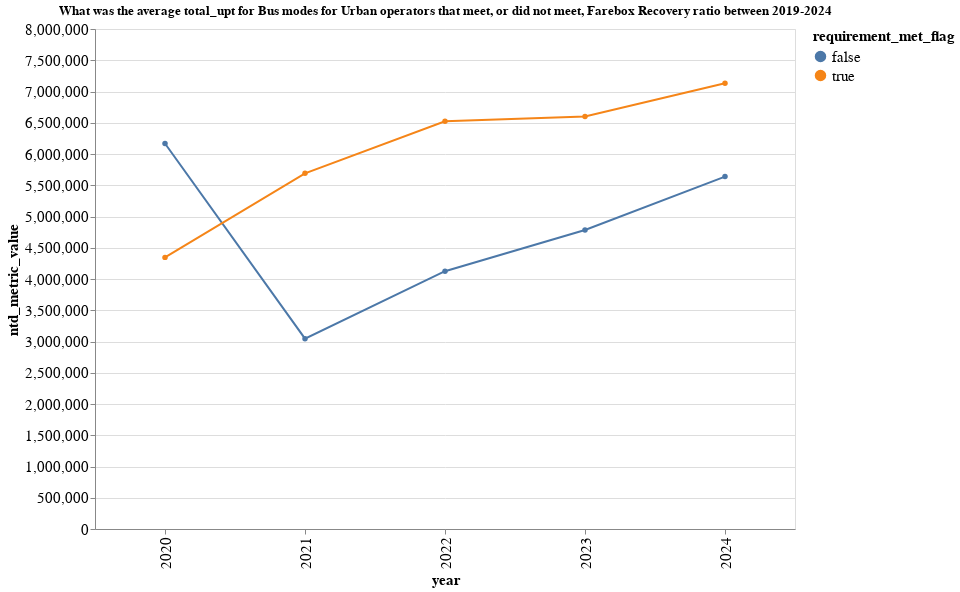
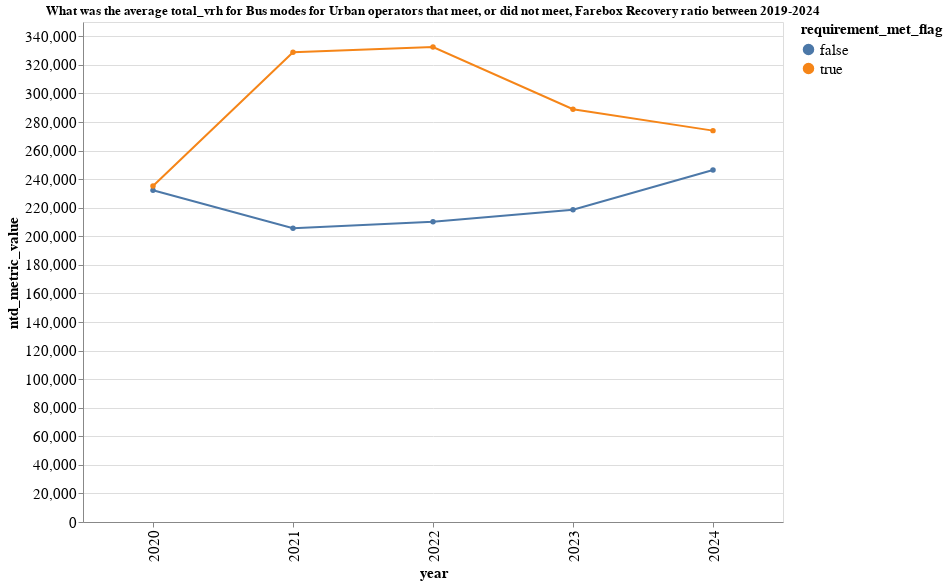
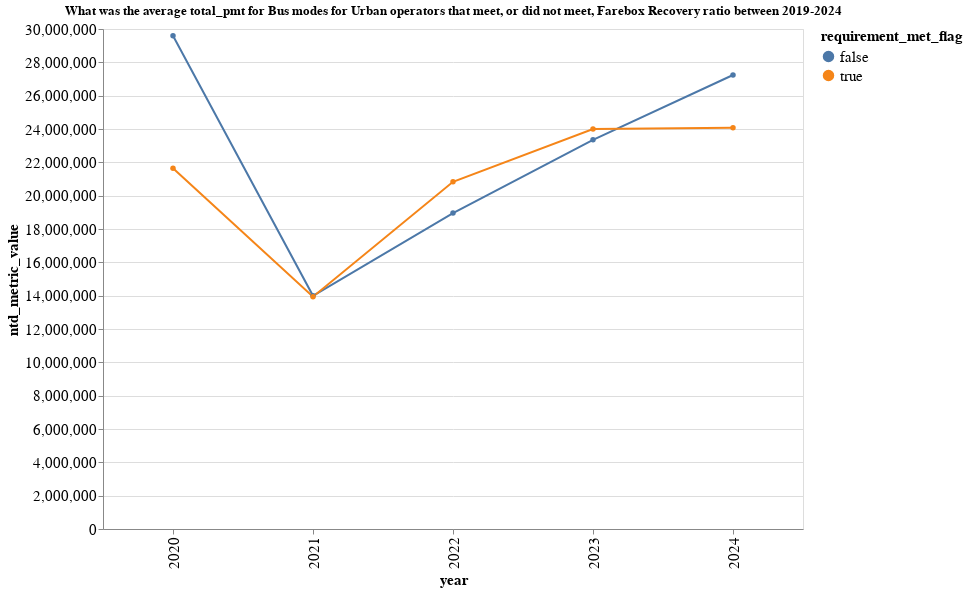

Write notebook code for charts like these, in order.
### Code cell
for metric in value_cols:
    melt_farebox_urban_agg = melt_farebox[
        (melt_farebox["area_type"]=="Urban")
        & (melt_farebox["mode"].isin(modes))
        & (melt_farebox["year"].isin(years))
        & (melt_farebox["type_of_service"].isin(tos))
        & (melt_farebox["ntd_metric"]== metric)
                ].groupby(["area_type","year","requirement_met_flag","ntd_metric"]).agg({"ntd_metric_value":"mean"}).reset_index()
    make_chart(
        data = melt_farebox_urban_agg,
        y_col = "ntd_metric_value",
        x_col = "year:N",
        title = f"""What was the average {metric} for Bus modes for Urban operators that meet, or did not meet, Farebox Recovery ratio between 2019-2024""",
        color_col = "requirement_met_flag"
        
    )

### Figure 1 — Vega-Lite specification as saved in the notebook (floating-point values rounded to 4 significant figures)
{"config": {"view": {"continuousWidth": 300, "continuousHeight": 300}}, "layer": [{"mark": {"type": "line", "point": true}, "encoding": {"color": {"field": "requirement_met_flag", "legend": {"labelFontSize": 15, "titleFontSize": 15}, "type": "nominal"}, "tooltip": [{"field": "ntd_metric_value", "type": "quantitative"}, {"field": "year", "type": "nominal"}, {"field": "requirement_met_flag", "type": "nominal"}], "x": {"axis": {"labelFontSize": 15, "titleFontSize": 15}, "field": "year", "type": "nominal"}, "y": {"axis": {"labelFontSize": 15, "titleFontSize": 15}, "field": "ntd_metric_value", "title": "ntd_metric_value", "type": "quantitative"}}, "name": "view_13", "title": "What was the average total_upt for Bus modes for Urban operators that meet, or did not meet, Farebox Recovery ratio between 2019-2024"}], "data": {"name": "data-c7116c1dab60560f868f9e222b1ceca8"}, "height": 500, "params": [{"name": "param_13", "select": {"type": "interval", "encodings": ["x", "y"]}, "bind": "scales", "views": ["view_13"]}], "resolve": {"scale": {"y": "shared"}}, "width": 700, "$schema": "https://vega.github.io/schema/vega-lite/v5.20.1.json", "datasets": {"data-c7116c1dab60560f868f9e222b1ceca8": [{"area_type": "Urban", "year": "2020", "requirement_met_flag": false, "ntd_metric": "total_upt", "ntd_metric_value": 6168000.0}, {"area_type": "Urban", "year": "2020", "requirement_met_flag": true, "ntd_metric": "total_upt", "ntd_metric_value": 4346000.0}, {"area_type": "Urban", "year": "2021", "requirement_met_flag": false, "ntd_metric": "total_upt", "ntd_metric_value": 3045000.0}, {"area_type": "Urban", "year": "2021", "requirement_met_flag": true, "ntd_metric": "total_upt", "ntd_metric_value": 5691000.0}, {"area_type": "Urban", "year": "2022", "requirement_met_flag": false, "ntd_metric": "total_upt", "ntd_metric_value": 4125000.0}, {"area_type": "Urban", "year": "2022", "requirement_met_flag": true, "ntd_metric": "total_upt", "ntd_metric_value": 6525000.0}, {"area_type": "Urban", "year": "2023", "requirement_met_flag": false, "ntd_metric": "total_upt", "ntd_metric_value": 4785000.0}, {"area_type": "Urban", "year": "2023", "requirement_met_flag": true, "ntd_metric": "total_upt", "ntd_metric_value": 6600000.0}, {"area_type": "Urban", "year": "2024", "requirement_met_flag": false, "ntd_metric": "total_upt", "ntd_metric_value": 5638000.0}, {"area_type": "Urban", "year": "2024", "requirement_met_flag": true, "ntd_metric": "total_upt", "ntd_metric_value": 7133000.0}]}}

### Figure 2 — Vega-Lite specification as saved in the notebook (floating-point values rounded to 4 significant figures)
{"config": {"view": {"continuousWidth": 300, "continuousHeight": 300}}, "layer": [{"mark": {"type": "line", "point": true}, "encoding": {"color": {"field": "requirement_met_flag", "legend": {"labelFontSize": 15, "titleFontSize": 15}, "type": "nominal"}, "tooltip": [{"field": "ntd_metric_value", "type": "quantitative"}, {"field": "year", "type": "nominal"}, {"field": "requirement_met_flag", "type": "nominal"}], "x": {"axis": {"labelFontSize": 15, "titleFontSize": 15}, "field": "year", "type": "nominal"}, "y": {"axis": {"labelFontSize": 15, "titleFontSize": 15}, "field": "ntd_metric_value", "title": "ntd_metric_value", "type": "quantitative"}}, "name": "view_14", "title": "What was the average total_vrh for Bus modes for Urban operators that meet, or did not meet, Farebox Recovery ratio between 2019-2024"}], "data": {"name": "data-1551c2cdd065778ba0fc988a9ad0bf93"}, "height": 500, "params": [{"name": "param_14", "select": {"type": "interval", "encodings": ["x", "y"]}, "bind": "scales", "views": ["view_14"]}], "resolve": {"scale": {"y": "shared"}}, "width": 700, "$schema": "https://vega.github.io/schema/vega-lite/v5.20.1.json", "datasets": {"data-1551c2cdd065778ba0fc988a9ad0bf93": [{"area_type": "Urban", "year": "2020", "requirement_met_flag": false, "ntd_metric": "total_vrh", "ntd_metric_value": 232200.0}, {"area_type": "Urban", "year": "2020", "requirement_met_flag": true, "ntd_metric": "total_vrh", "ntd_metric_value": 235200.0}, {"area_type": "Urban", "year": "2021", "requirement_met_flag": false, "ntd_metric": "total_vrh", "ntd_metric_value": 205600.0}, {"area_type": "Urban", "year": "2021", "requirement_met_flag": true, "ntd_metric": "total_vrh", "ntd_metric_value": 328800.0}, {"area_type": "Urban", "year": "2022", "requirement_met_flag": false, "ntd_metric": "total_vrh", "ntd_metric_value": 210100.0}, {"area_type": "Urban", "year": "2022", "requirement_met_flag": true, "ntd_metric": "total_vrh", "ntd_metric_value": 332500.0}, {"area_type": "Urban", "year": "2023", "requirement_met_flag": false, "ntd_metric": "total_vrh", "ntd_metric_value": 218600.0}, {"area_type": "Urban", "year": "2023", "requirement_met_flag": true, "ntd_metric": "total_vrh", "ntd_metric_value": 288900.0}, {"area_type": "Urban", "year": "2024", "requirement_met_flag": false, "ntd_metric": "total_vrh", "ntd_metric_value": 246400.0}, {"area_type": "Urban", "year": "2024", "requirement_met_flag": true, "ntd_metric": "total_vrh", "ntd_metric_value": 274000.0}]}}

### Figure 3 — Vega-Lite specification as saved in the notebook (floating-point values rounded to 4 significant figures)
{"config": {"view": {"continuousWidth": 300, "continuousHeight": 300}}, "layer": [{"mark": {"type": "line", "point": true}, "encoding": {"color": {"field": "requirement_met_flag", "legend": {"labelFontSize": 15, "titleFontSize": 15}, "type": "nominal"}, "tooltip": [{"field": "ntd_metric_value", "type": "quantitative"}, {"field": "year", "type": "nominal"}, {"field": "requirement_met_flag", "type": "nominal"}], "x": {"axis": {"labelFontSize": 15, "titleFontSize": 15}, "field": "year", "type": "nominal"}, "y": {"axis": {"labelFontSize": 15, "titleFontSize": 15}, "field": "ntd_metric_value", "title": "ntd_metric_value", "type": "quantitative"}}, "name": "view_15", "title": "What was the average total_pmt for Bus modes for Urban operators that meet, or did not meet, Farebox Recovery ratio between 2019-2024"}], "data": {"name": "data-c2cb18fc09e8190ddd43eb89fec22b06"}, "height": 500, "params": [{"name": "param_15", "select": {"type": "interval", "encodings": ["x", "y"]}, "bind": "scales", "views": ["view_15"]}], "resolve": {"scale": {"y": "shared"}}, "width": 700, "$schema": "https://vega.github.io/schema/vega-lite/v5.20.1.json", "datasets": {"data-c2cb18fc09e8190ddd43eb89fec22b06": [{"area_type": "Urban", "year": "2020", "requirement_met_flag": false, "ntd_metric": "total_pmt", "ntd_metric_value": 29600000.0}, {"area_type": "Urban", "year": "2020", "requirement_met_flag": true, "ntd_metric": "total_pmt", "ntd_metric_value": 21650000.0}, {"area_type": "Urban", "year": "2021", "requirement_met_flag": false, "ntd_metric": "total_pmt", "ntd_metric_value": 13990000.0}, {"area_type": "Urban", "year": "2021", "requirement_met_flag": true, "ntd_metric": "total_pmt", "ntd_metric_value": 13930000.0}, {"area_type": "Urban", "year": "2022", "requirement_met_flag": false, "ntd_metric": "total_pmt", "ntd_metric_value": 18960000.0}, {"area_type": "Urban", "year": "2022", "requirement_met_flag": true, "ntd_metric": "total_pmt", "ntd_metric_value": 20830000.0}, {"area_type": "Urban", "year": "2023", "requirement_met_flag": false, "ntd_metric": "total_pmt", "ntd_metric_value": 23350000.0}, {"area_type": "Urban", "year": "2023", "requirement_met_flag": true, "ntd_metric": "total_pmt", "ntd_metric_value": 23990000.0}, {"area_type": "Urban", "year": "2024", "requirement_met_flag": false, "ntd_metric": "total_pmt", "ntd_metric_value": 27240000.0}, {"area_type": "Urban", "year": "2024", "requirement_met_flag": true, "ntd_metric": "total_pmt", "ntd_metric_value": 24080000.0}]}}
